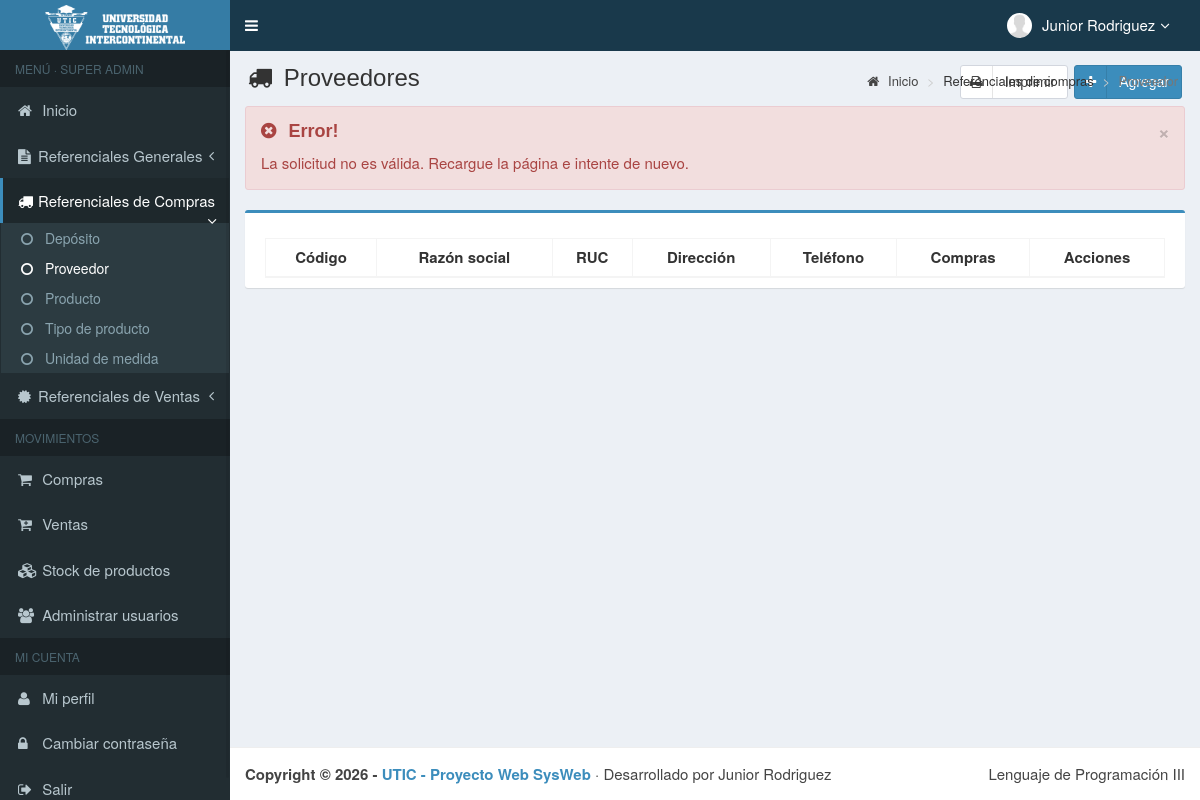
The page /main.php?module=proveedor&alert=11 (signed in) on the database as committed earlier.
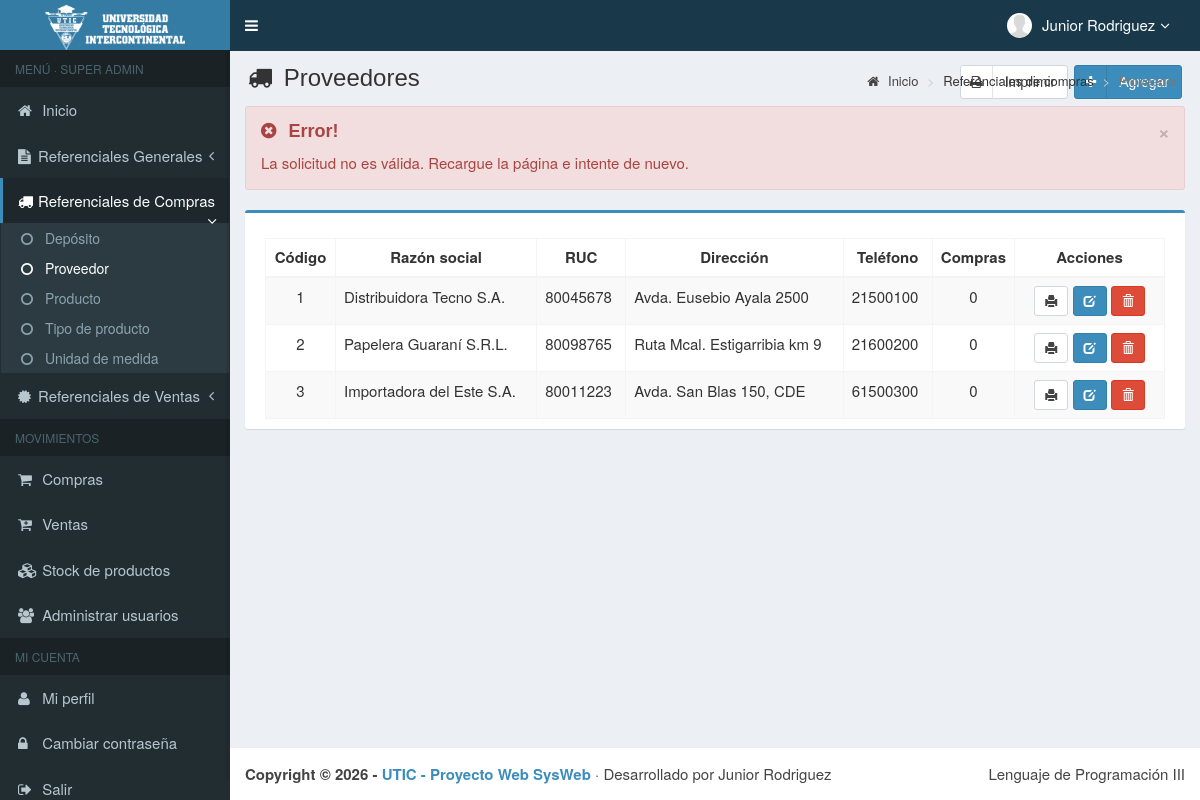
The same page on the database as committed later.
### tables this page shows
CREATE TABLE proveedor (
    cod_proveedor INT         NOT NULL,
    razon_social  VARCHAR(75) NOT NULL,
    ruc           VARCHAR(9)  NOT NULL,
    direccion     VARCHAR(50) NULL,
    telefono      INT         NOT NULL,
    PRIMARY KEY (cod_proveedor)
);

### config/funciones.php (called while the page is built, shortened)
<?php
function e(?string $texto): string
{
    return htmlspecialchars($texto ?? "", ENT_QUOTES, "UTF-8");
}

### modules/proveedor/view.php (the view, shortened to what the changed rows need)
<?php
$proveedores = $mysqli->query("SELECT p.cod_proveedor, p.razon_social, p.ruc, p.direccion, p.telefono,
                                      (SELECT COUNT(*) FROM compra c WHERE c.cod_proveedor = p.cod_proveedor AND c.estado = 'activo') AS compras
                               FROM proveedor p ORDER BY p.cod_proveedor");
?>
<section class="content-header">
    <h1>
        <i class="fa fa-truck icon-title"></i> Proveedores
        <a class="btn btn-primary btn-social pull-right" href="?module=form_proveedor&form=add" title="Agregar" data-toggle="tooltip">
            <i class="fa fa-plus"></i> Agregar
        </a>
        <a class="btn btn-default btn-social pull-right" style="margin-right:6px" href="modules/proveedor/print.php" target="_blank" title="Imprimir listado" data-toggle="tooltip">
            <i class="fa fa-print"></i> Imprimir
        </a>
    </h1>
</section>
<section class="content">
    <div class="row">
        <div class="col-md-12">
            <div class="box box-primary">
                <div class="box-body">
                    <table id="dataTables1" class="table table-bordered table-striped table-hover">
                        <thead>
                            <tr>
                                <th class="center">Código</th>
                                <th class="center">Razón social</th>
                                <th class="center">RUC</th>
                                <th class="center">Dirección</th>
                                <th class="center">Teléfono</th>
                                <th class="center">Compras</th>
                                <th class="center">Acciones</th>
                            </tr>
                        </thead>
                        <tbody>
                        <?php while ($p = $proveedores->fetch_assoc()): ?>
                            <tr>
                                <td width="70" class="center"><?= (int) $p["cod_proveedor"] ?></td>
                                <td><?= e($p["razon_social"]) ?></td>
                                <td><?= e($p["ruc"]) ?></td>
                                <td><?= e($p["direccion"]) ?></td>
                                <td><?= e($p["telefono"]) ?></td>
                                <td width="70" class="center"><?= (int) $p["compras"] ?></td>
                                <td width="150" class="center">
                                    <a data-toggle="tooltip" title="Imprimir ficha" class="btn btn-default btn-sm" target="_blank"
                                       href="modules/proveedor/print_view.php?id=<?= (int) $p["cod_proveedor"] ?>">
                                        <i class="glyphicon glyphicon-print"></i>
                                    </a>
                                    <a data-toggle="tooltip" title="Modificar" class="btn btn-primary btn-sm"
                                       href="?module=form_proveedor&form=edit&id=<?= (int) $p["cod_proveedor"] ?>">
                                        <i style="color:#fff" class="glyphicon glyphicon-edit"></i>
                                    </a>
                                    <form method="POST" action="modules/proveedor/proses.php?act=delete" style="display:inline"
                                          onsubmit="return confirm('¿Eliminar el proveedor <?= e(addslashes($p["razon_social"])) ?>?');">
                                        <button type="submit" class="btn btn-danger btn-sm" data-toggle="tooltip" title="Eliminar">
                                            <i style="color:#fff" class="glyphicon glyphicon-trash"></i>
                                        </button>
                                    </form>
                                </td>
                            </tr>
                        <?php endwhile; ?>
                        </tbody>
                    </table>
                </div>
            </div>
        </div>
    </div>
</section>

Rows that differ between the two databases and show on the page:
added proveedor: cod_proveedor "1", razon_social "Distribuidora Tecno S.A.", ruc "80045678", direccion "Avda. Eusebio Ayala 2500", telefono "21500100", compras "0"
added proveedor: cod_proveedor "2", razon_social "Papelera Guaraní S.R.L.", ruc "80098765", direccion "Ruta Mcal. Estigarribia km 9", telefono "21600200", compras "0"
added proveedor: cod_proveedor "3", razon_social "Importadora del Este S.A.", ruc "80011223", direccion "Avda. San Blas 150, CDE", telefono "61500300", compras "0"
